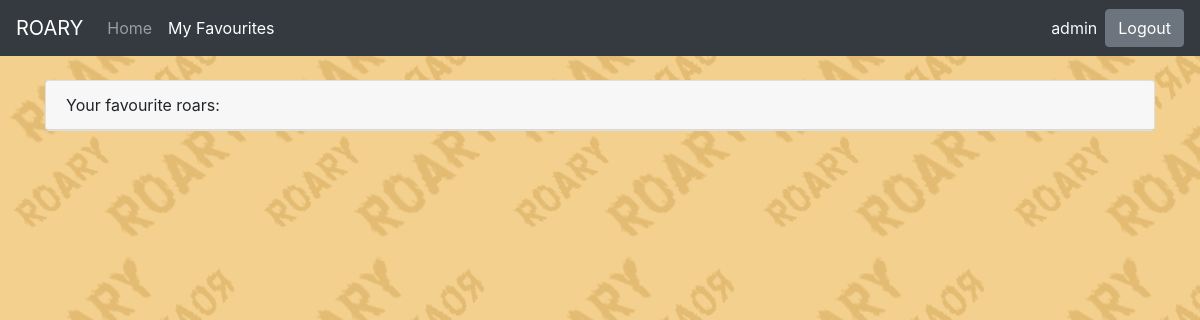
/my_favourites/ (signed in), run on an earlier commit of the app's database.
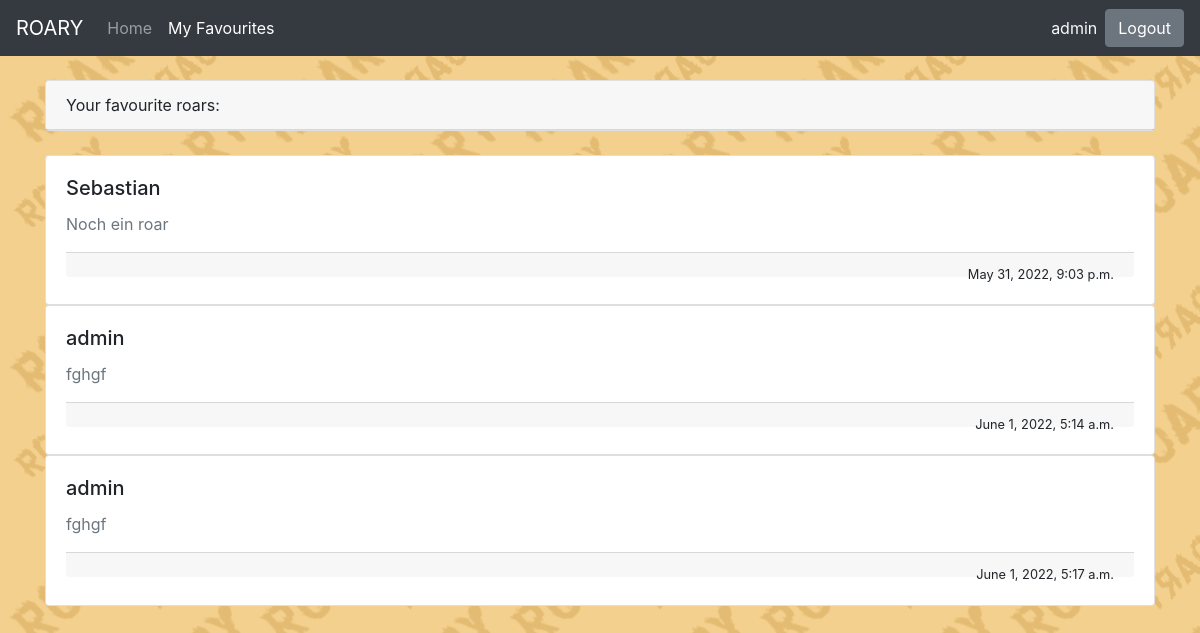
And on a later commit of the database.
### roary/models.py (models this page shows)
class Roar(models.Model):
    author = models.ForeignKey(User, on_delete=models.CASCADE)
    text = models.TextField(max_length=280)
    timestamp = models.DateTimeField(auto_now_add=True)

### roary/views.py (the view)
# urls.py: path('my_favourites/', views.my_favourites, name='my_favourites'),
def my_favourites(request):
    if request.user.is_authenticated:
            favourites_of_user = list(models.Favourite.objects.filter(user=request.user).values_list('roar_id', flat=True))
            favourite_roars = models.Roar.objects.filter(id__in=[roar_id for roar_id in favourites_of_user])
            return render(request, 'roary/favourites.html', {'User': request.user, 'favourite_roars':favourite_roars})
    else:
        return redirect('/')

### roary/templates/roary/favourites.html (shortened to what this page needs)
{% extends "roary/base.html" %}
{% block navbar %}
<nav class="navbar navbar-expand-lg navbar-dark bg-dark">
    <a class="navbar-brand" href="{% url 'roary:index' %}">ROARY</a>
    <div class="collapse navbar-collapse" id="navbarNav">
        <ul class="navbar-nav mr-auto">
            <li class="nav-item">
                <a class="nav-link" href="{% url 'roary:index' %}">Home</a>
            </li>
            <li class="nav-item active">
            <a class="nav-link" href="#">My Favourites</a>
            </li>
        </ul>
        <a class="mr-sm-2 text-light">{{ User.username }}</a>
        <a type="submit" class="btn btn-secondary my-2 my-sm-0" value="Logout" method="POST" href="{% url 'roary:logout' %}">Logout</a>
    </div>
</nav>
{% endblock navbar %}
{% block content %}
<div class="card">
    <div class="card-header">Your favourite roars:</div>
    </div>
</div>
<div class="container">
{% for roar in favourite_roars %}
    <div class="card">
        <div class="card-body">
            <h5 class="card-title">{{ roar.author }}</h5>
            <p class="text-muted ">{{ roar.text }}</p>
            <div class="card-footer">
                <a class="float-right small">{{ roar.timestamp }}</a>
            </div>
        </div>
        </div>
{% endfor %}
</div>
{% endblock content %}

### roary/templates/roary/base.html (shortened to what this page needs)
{% load static %}
<!DOCTYPE html>
<html>
<head>
    <link href='{% static 'styles.css' %}' rel='stylesheet'>
    <link rel="stylesheet" href="https://cdn.jsdelivr.net/npm/bootstrap@4.4.1/dist/css/bootstrap.min.css">
</head>
<body>
    {% block navbar %}{% endblock navbar %}
    <div class="container" style="">
    {% block content %}{% endblock content %}
</body>
</html>

### roary/static/styles.css (style rules this page uses)
body { background: url("bg.png") repeat ; }

What changed in the data, as far as the page shows it:
now on this page (row unchanged): Roar: author "Sebastian", text "Noch ein roar", timestamp "May 31, 2022, 9:03 p.m."
added Roar: author "admin", text "fghgf", timestamp "June 1, 2022, 5:14 a.m."
added Roar: author "admin", text "fghgf", timestamp "June 1, 2022, 5:17 a.m."
